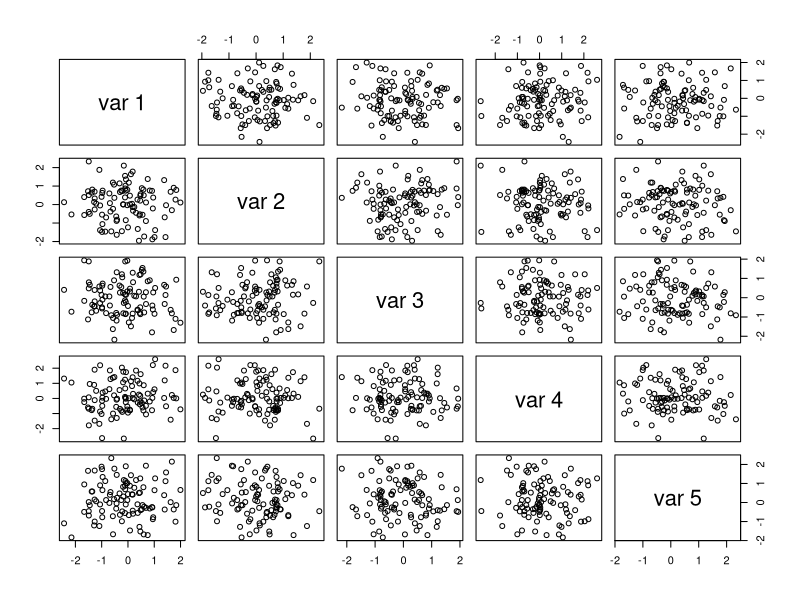
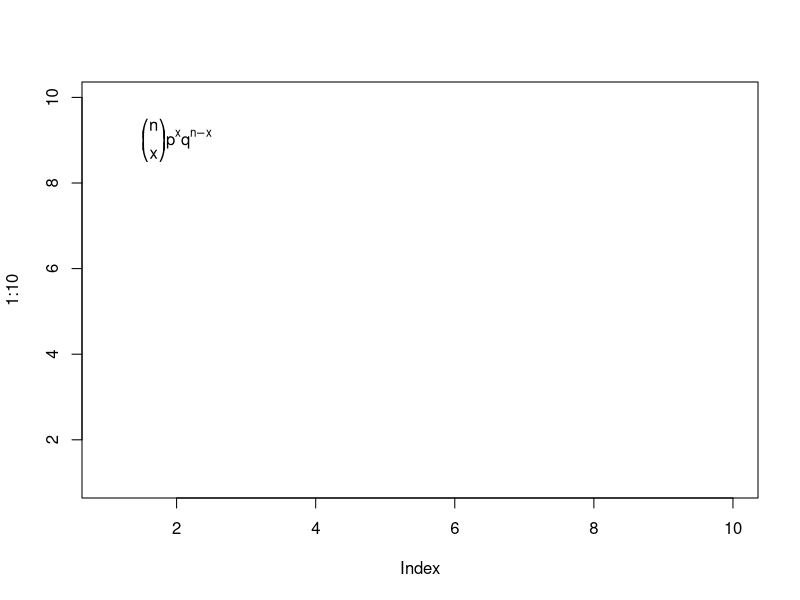
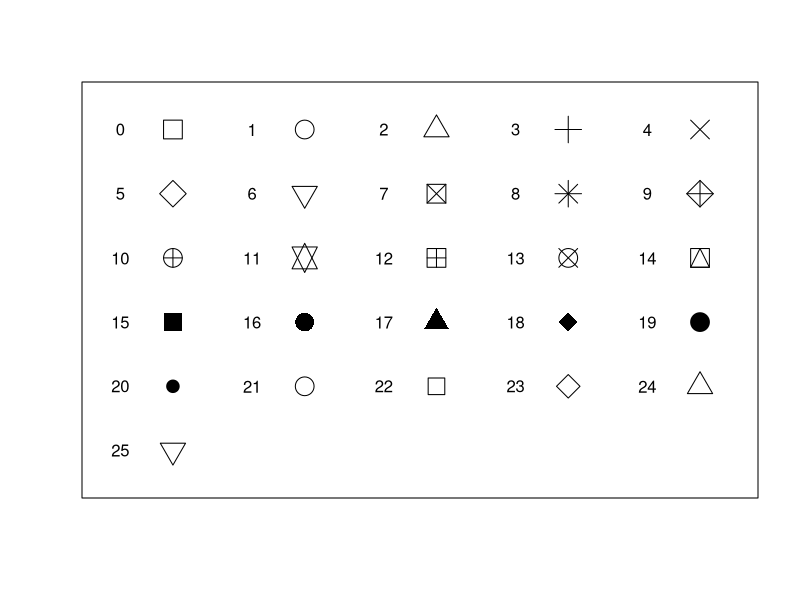
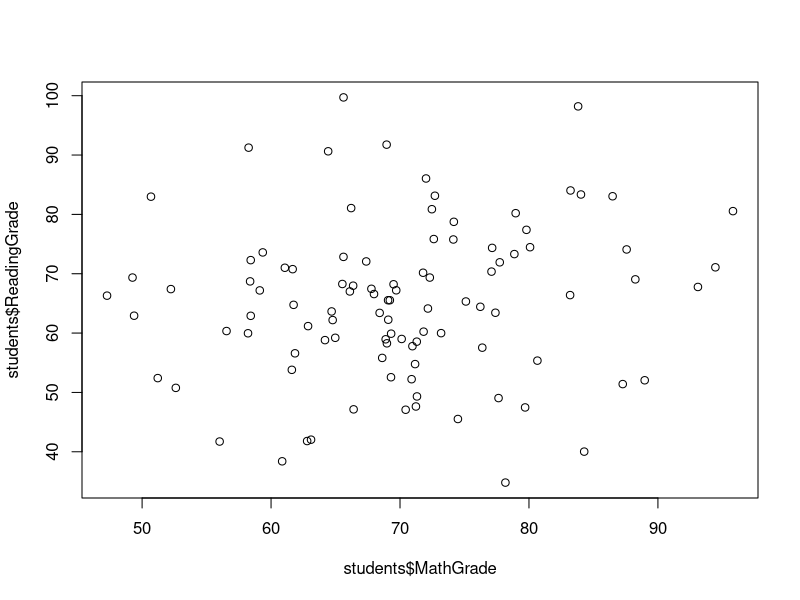
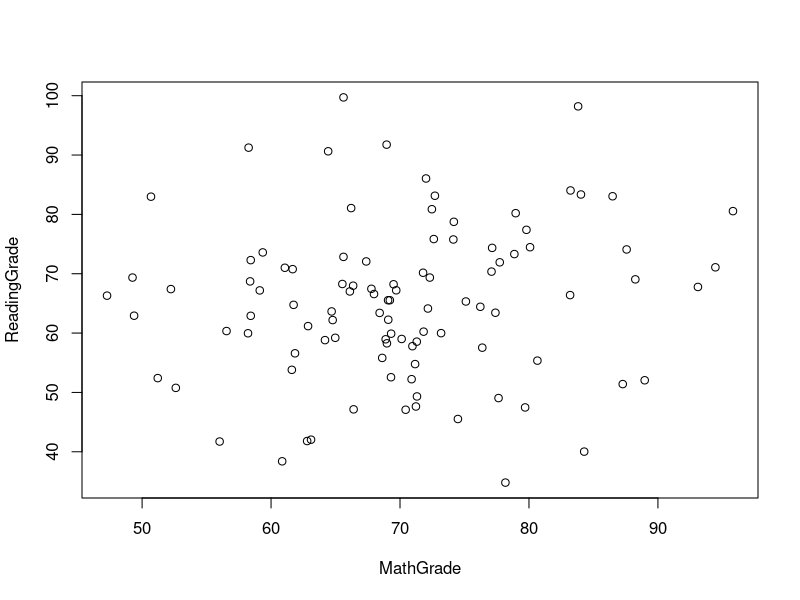
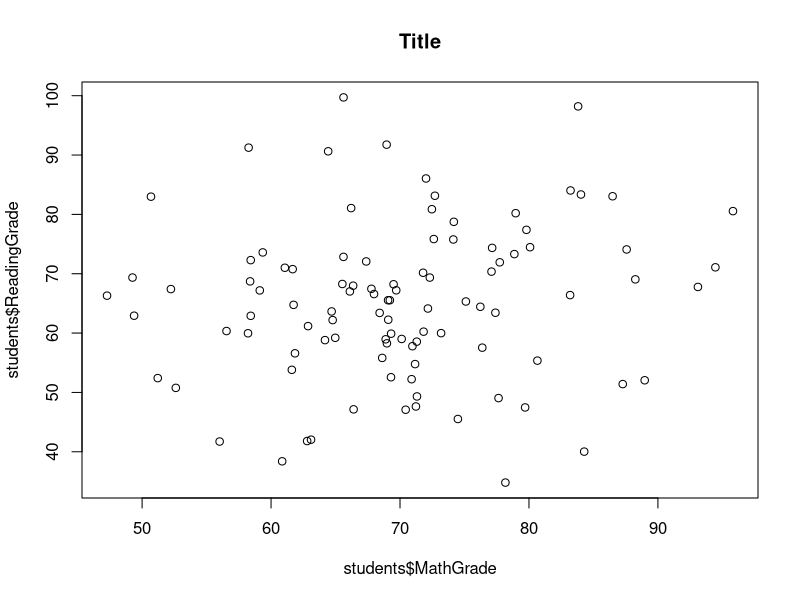
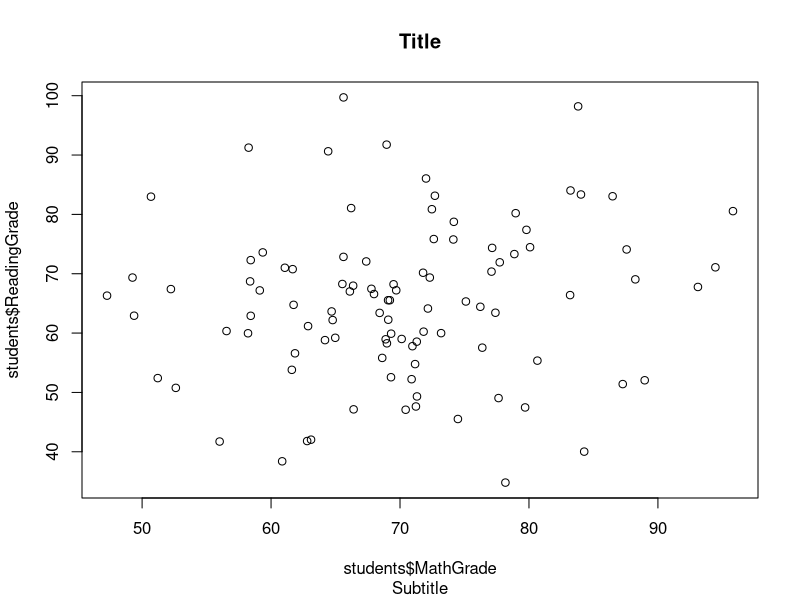
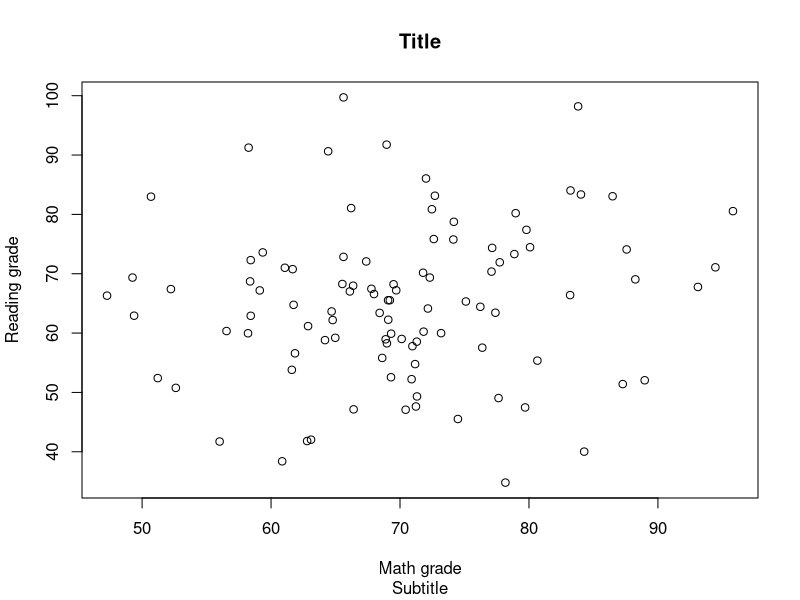

Write R code to recreate these figures, in order.
## ---- chunk 1
library(tidyverse)
knitr::opts_chunk$set(tidy.opts = list(width.cutoff = 60),
                      tidy = TRUE,
                      warning = FALSE,
                      error = TRUE,
                      collapse = TRUE,
                      comment = "#>")
set.seed(4561)
## ---- chunk 2
X = matrix(rnorm(100*5),100,5)
pairs(X)
## ---- chunk 3
plot(1:10, type="n")
text(2, 9, expression(paste(bgroup("(", atop(n, x), ")"), p^x, q^{n-x})))
## ---- chunk 4
# pch symbol list
grid <- expand.grid(1:5, 6:1)
plot(grid, pch = 0:30, cex = 2.5,
     yaxt = "n", xaxt = "n", # no x or y axes
     ann = FALSE, xlim = c(0.5, 5.25),
     ylim = c(0.5, 6.5))

grid2 <- expand.grid(seq(0.6, 4.6, 1), 6:1)
text(grid2$Var1[1:26], grid2$Var2[1:26], 0:25)
## ---- chunk 5
set.seed(100)
MathGrade <- rnorm(n = 100, mean = 70, sd = 10) # random values
set.seed(1000)
ReadingGrade <- rnorm(n = 100, mean = 65, sd = 13)
TestLocation <- c(rep("Classroom", 50), rep("Home", 50))
TestFormat <- c(rep("Paper", 25), rep("Electronic", 25), rep("Paper", 25), rep("Electronic", 25))
students <- data.frame(MathGrade, ReadingGrade, TestLocation, TestFormat)

# Marginal Conditions
PaperTest <- students %>% dplyr::filter(TestFormat == "Paper")
ElectronicTest <- students %>% dplyr::filter(TestFormat == "Electronic")
Classroom <- students %>% dplyr::filter(TestLocation == "Classroom")
Home <- students %>% dplyr::filter(TestLocation == "Home")

# Cell Conditions
PaperTestHome <- students %>% dplyr::filter(TestFormat == "Paper", TestLocation == "Home")
PaperTestClassroom <- students %>% dplyr::filter(TestFormat == "Paper", TestLocation == "Classroom")
ElectronicTestHome <- students %>% dplyr::filter(TestFormat == "Electronic", TestLocation == "Home")
ElectronicTestClassroom <- students %>% dplyr::filter(TestFormat == "Electronic", TestLocation == "Classroom")
## ---- chunk 6
plot(students$MathGrade, students$ReadingGrade)
# equivalent:
plot(ReadingGrade ~ MathGrade, data=students)
## ---- chunk 7
# add a title
plot(students$MathGrade, students$ReadingGrade, main = "Title")
# and a subtitle
plot(students$MathGrade,
     students$ReadingGrade,
     main = "Title",
     sub = "Subtitle")
# add axis labels
plot(students$MathGrade, students$ReadingGrade, main = "Title", sub = "Subtitle", xlab = "Math grade", ylab = "Reading grade")
# change axis limits
plot(students$MathGrade, students$ReadingGrade, main = "Title", sub = "Subtitle", xlab = "Math grade", ylab = "Reading grade", xlim=c(0, 100), ylim=c(0, 100))
# put all together, and also remove the outer frame
plot(students$MathGrade, students$ReadingGrade, main = "Math grade vs. Reading grade", sub = "All conditions", xlab = "Math grade", ylab = "Reading grade", xlim=c(0, 100), ylim=c(0, 100), frame.plot = FALSE)
## ---- chunk 8
car::scatterplot(ReadingGrade ~ MathGrade, data=students)
## ---- chunk 9
car::scatterplot(ReadingGrade ~ MathGrade, data=students,
                 smooth=list(degree=2)) # local polynomial regression of degree 2
## ---- chunk 10
car::scatterplot(ReadingGrade ~ MathGrade, data=students,
                 smooth=list(degree=2, style="lines"))
car::scatterplot(ReadingGrade ~ MathGrade, data=students,
                 smooth=list(degree=2, style="none"))
# the default is style="filled"
## ---- chunk 11
main_title <- "Math grade vs. Reading grade"
xlab <- "Math grade"
ylab <- "Reading grade"

plot(PaperTest$MathGrade, PaperTest$ReadingGrade, main=main_title,
     sub="Paper Test",
     xlab=xlab, ylab=ylab,
     xlim=c(0, 100), ylim=c(0, 100))

plot(ElectronicTest$MathGrade, ElectronicTest$ReadingGrade, main=main_title,
     sub="Electronic Test",
     xlab=xlab, ylab=ylab,
     xlim=c(0, 100), ylim=c(0, 100))

plot(Classroom$MathGrade, Classroom$ReadingGrade, main=main_title,
     sub="Classroom",
     xlab=xlab, ylab=ylab,
     xlim=c(0, 100), ylim=c(0, 100))

plot(Home$MathGrade, Home$ReadingGrade, main=main_title,
     sub="Home",
     xlab=xlab, ylab=ylab,
     xlim=c(0, 100), ylim=c(0, 100))
## ---- chunk 12
# save the old parameters & set new ones
op <- par(mfrow=c(1, 2)) # create a plot with graphs arranged on 1 row and 2 columns
plot(PaperTest$MathGrade, PaperTest$ReadingGrade, main=main_title,
     sub="Paper Test",
     xlab=xlab, ylab=ylab,
     xlim=c(0, 100), ylim=c(0, 100))

plot(ElectronicTest$MathGrade, ElectronicTest$ReadingGrade, main=main_title,
     sub="Electronic Test",
     xlab=xlab, ylab=ylab,
     xlim=c(0, 100), ylim=c(0, 100))
# reset the parameters
par(op)
## ---- chunk 13
# save the old parameters & set new ones
op <- par(mfrow=c(1, 2)) # create a plot with graphs on 1 row and 2 columns
plot(Classroom$MathGrade, Classroom$ReadingGrade, main=main_title,
     sub="Classroom",
     xlab=xlab, ylab=ylab,
     xlim=c(0, 100), ylim=c(0, 100))

plot(Home$MathGrade, Home$ReadingGrade, main=main_title,
     sub="Home",
     xlab=xlab, ylab=ylab,
     xlim=c(0, 100), ylim=c(0, 100))
# reset the parameters
par(op)
## ---- chunk 14
# 1st plot
plot(PaperTest$MathGrade, PaperTest$ReadingGrade, main=main_title,
     sub="Paper Test",
     xlab=xlab, ylab=ylab,
     xlim=c(0, 100), ylim=c(0, 100))

# points() just adds points to an existing plot:
# it inherits main, sub, labels, axes limits, etc. from the "parent" plot
points(ElectronicTest$MathGrade, ElectronicTest$ReadingGrade, main=main_title,
       pch=2, col="blue")
## ---- chunk 15
plot(PaperTest$MathGrade, PaperTest$ReadingGrade, main=main_title,
     sub="Paper Test",
     xlab=xlab, ylab=ylab,
     xlim=c(0, 100), ylim=c(0, 100))

points(ElectronicTest$MathGrade, ElectronicTest$ReadingGrade, main=main_title,
       pch=2, col="blue")
legend("topleft", legend=c("Paper Test", "Electronic Test"), col=c("Black", "Blue"),
       pch=c(1, 2))
## ---- chunk 16
X <- iris %>% dplyr::select(-Species)
pairs(X, pch=19)
## ---- chunk 17
pairs(X, pch=19, lower.panel=NULL)
## ---- chunk 18
# define custom colors in RGB format
my_cols <- c("#00AFBB", "#E7B800", "#FC4E07")
pairs(X, pch=19, lower.panel=NULL,
      cex=0.5, # make the points smaller
      col=my_cols[iris$Species])
## ---- chunk 19
mm <- as_tibble(morley)
mm
## ---- chunk 20
mm$Expt <- factor(mm$Expt)
mm$Run <- factor(mm$Run)
## ---- chunk 21
plot(Speed ~ Expt, data=mm, main="Speed of Light Data", xlab="Experiment No.")
## ---- chunk 22
# single boxplot
boxplot(mm$Speed)
# same as the previous boxplot comparing the five experiments, without plot frames
boxplot(Speed ~ Expt, data=mm, frame=FALSE)
# don't plot outliers
boxplot(Speed ~ Expt, data=mm, frame=FALSE, outline=FALSE)
# add some labels
boxplot(Speed ~ Expt, data=mm, frame=FALSE, main="Michelson Speed of light data", xlab="Experiment")
# horizontal boxplots
boxplot(Speed ~ Expt, data=mm, frame=FALSE, horizontal=TRUE)
# customizing colors
boxplot(Speed ~ Expt, data=mm, frame=FALSE, col=NULL, border="darkgreen")
## ---- chunk 23
stripchart(Speed ~ Expt, data=mm, pch=19)
# vertical plot with jittering
stripchart(Speed ~ Expt, data=mm, pch=19,
           vertical=TRUE, method="jitter")
# change point shapes and color by group
stripchart(Speed ~ Expt, data=mm, pch=1:5, col=1:5,
           vertical=TRUE, method="jitter",
           main="Speed by Experiment",
           xlab="Experiment")

## ---- chunk 24
VADeaths
## ---- chunk 25
# consider only the 1st three rows, to simplify
x <- VADeaths[1:3, "Rural Male"]

# basic bar plot
barplot(x)
# horizontal version
barplot(x, horiz=TRUE)
# change group names
barplot(x, names.arg=c("A", "B", "C"))
# customize colors
barplot(x, col="white", border="steelblue")
# different colors for each group
barplot(x, col = c("#999999", "#E69F00", "#56B4E9"))
# add labels
barplot(x, col = c("#999999", "#E69F00", "#56B4E9"),
        main="Death rates in Virginia",
        xlab="Age group",
        ylab="Rate")
## ---- chunk 26
# define some colors
palette <- ggsci::pal_startrek()
my_cols <- palette(5)

# stacked bar plots
barplot(VADeaths, legend=rownames(VADeaths), col=my_cols)

# grouped bar plots
barplot(VADeaths, legend=rownames(VADeaths), col=my_cols,
        beside=TRUE)

# customized legend
barplot(VADeaths, beside=TRUE, col=my_cols)
legend("topleft", legend=rownames(VADeaths), fill=my_cols,
       box.lty=0, cex=0.8)

## ---- chunk 27
# data generation
x <- seq(1, 10)
y1 <- x*x
y2 <- 2*y1

# stair steps plot
plot(x, y1, type="S",
     xlab="x", ylab="y")
# points + lines, custom color
plot(x, y1, type="b", pch=19, col="darkorange",
     xlab="x", ylab="y")
# multiple lines:
# 1. draw the 1st line plot
plot(x, y1, type="b", pch=19, col="blue",
     xlab="x", ylab="y")
# 2. add the 2nd line
lines(x, y2, pch=18, type="b", col="darkred", lty=2)
# 3. (optional) add a legend
legend("topleft", legend=c("x^2", "2x^2"), col=c("blue", "darkred"), lty=1:2, lwd=2, cex=0.8)
## ---- chunk 28
x <- students$MathGrade

# basic histograms
hist(x)
hist(x, breaks=5)
hist(x, breaks=20)
# custom color
hist(x, col="steelblue")
## ---- chunk 29
dens <- density(x)
plot(dens, col="blue", main="Density of Math grades")
# a filled version using polygon():
polygon(dens, col="blue")
## ---- chunk 30
# load the 'faithful' data set
data(faithful)
x <- as_tibble(faithful)
x
## ---- chunk 31
lm_fit <- lm(eruptions ~ waiting, data=x)
summary(lm_fit)

qqnorm(resid(lm_fit), main="Residuals rankit plot")
qqline(resid(lm_fit))
## ---- chunk 32
as_tibble(mtcars)
## ---- chunk 33
# arrange the data by increasing mpg
x <- mtcars %>% dplyr::arrange(mpg)
dotchart(x$mpg, labels=rownames(x), cex=0.5, pch=19, xlab="mpg")

# group by "cyl" and color groups
grps <- as.factor(x$cyl)
# select the required number of colors from a custom palette
my_cols <- ggsci::pal_futurama()(nlevels(grps))
dotchart(x$mpg, labels=rownames(x),
         groups=grps, gcolor=my_cols,
         color=my_cols[grps],
         cex=0.6, pch=19, xlab="mpg")
